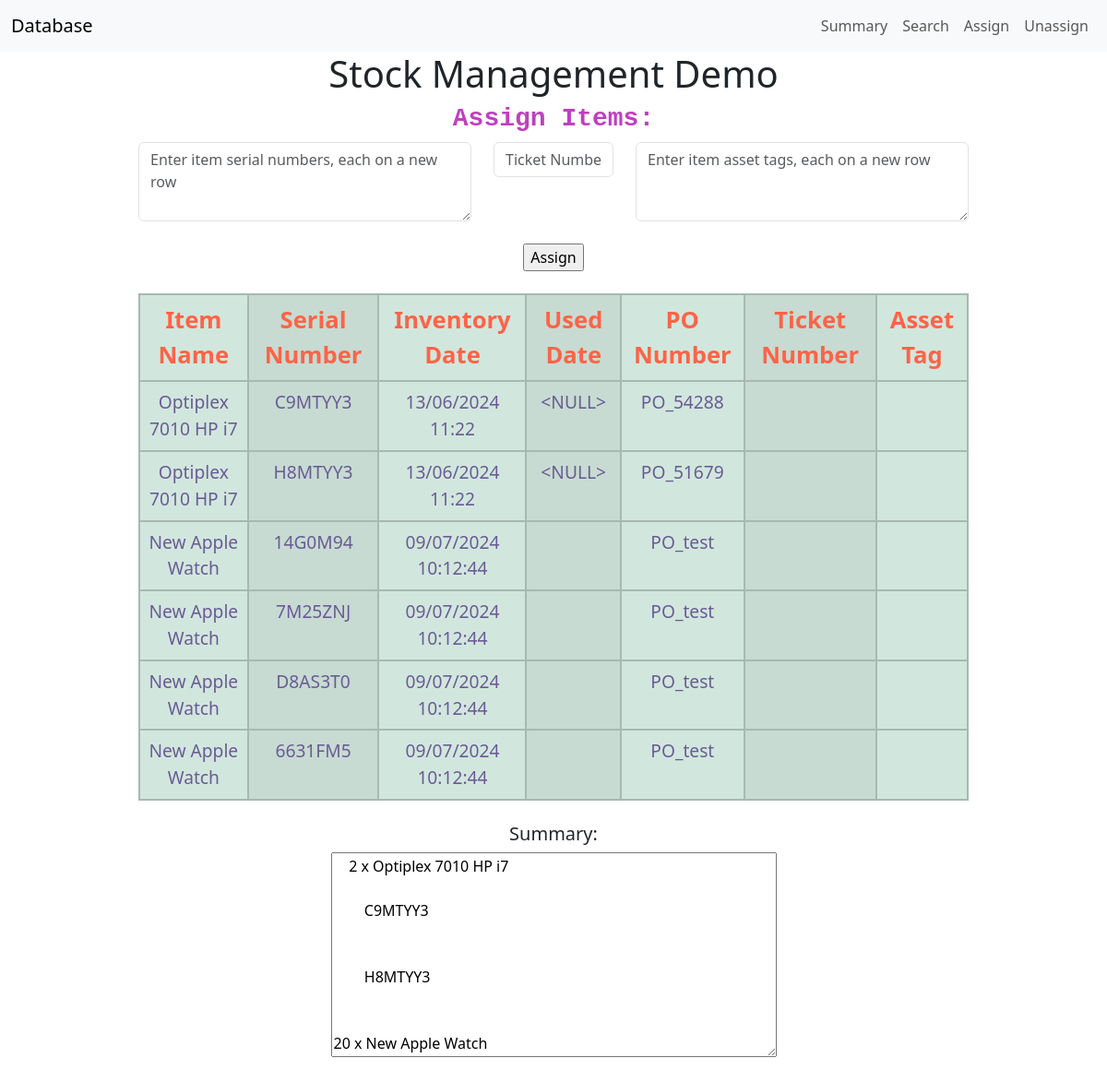
Screenshot of /assign with the database file from the repository.
### tables this page shows
CREATE TABLE Inventory (
    Item_Name VARCHAR(255) NOT NULL ,
    Serial_Num VARCHAR(255) PRIMARY KEY NOT NULL UNIQUE,
    Inventory_Date datetime NOT NULL,
    Used_Date datetime DEFAULT '',
    PO_Num VARCHAR(255),
    Ticket_Num VARCHAR(255) DEFAULT '',
    Asset_Tag VARCHAR(255) DEFAULT '' 
);

### app.py (the view, shortened to what this page needs)
@app.route('/assign', methods=['POST', 'GET'])
def assign():
    if request.method == "GET":
            return render_template('assign.html', data = fetch_all_data(), name = list_all_items(), summary = get_summary(fetch_all_data()))

### helper.py (called while the page is built)
def get_db_connection():
    conn = sqlite3.connect('database.db')
    return conn

def remove_header(data):
    if len(data) < 1:
        return data
    elif "Item_Name" in data[0][0]:
        return data[1:]
    else:
        return data

def fetch_all_data():
    conn = get_db_connection()
    data = conn.execute('SELECT * FROM Inventory').fetchall()
    conn.close()
    return remove_header(data)

def list_all_items():
    conn = get_db_connection()
    data = conn.execute('SELECT DISTINCT Item_Name FROM Inventory;').fetchall()
    conn.close()
    data = [x[0] for x in data if not "Item_Name" in x[0]]
    return remove_header(data)

def get_summary(data):
    if len(data) > 100 :
        return "N/A"
    count = {}
    dix = {}
    for row in data:
        name = row[0]
        serial = row[1]
        tag = row[-1]
        if name in dix:
            dix[name] += f"\r\n\r\n\t{serial}\r\n\t{tag}"
        else:
            dix[name] = f"\t{serial}\r\n\t{tag}"
        if name in count:
            count[name] += 1
        else:
            count[name] = 1
    txt = ""
    for row in count:
        txt += f"\r\n{count[row]} x {row}\r\n"
        txt += f"\r\n{dix[row]}\r\n"
    return txt[2:]

### templates/assign.html (shortened to what this page needs)
{% extends 'base.html'%}
{% block body%}
<form action="{{ url_for('assign') }}" method="POST">
    <center>
        <div style="margin: 5 auto; width:75%;">
            <h3 style="color:#BF40BF;font-size:16;font-family:'Courier New';"><strong>Assign Items:</strong></h3>
                <div class="row">
                    <div class="col"><textarea class="form-control" name="serial_num" rows="3" placeholder="Enter item serial numbers, each on a new row"></textarea></div>
                    <div class="col col-lg-2"><input type="text" class="form-control" placeholder="Ticket Number" name="ticket_num"></div>
                    <div class="col"><textarea class="form-control" name="asset_tag" rows="3" placeholder="Enter item asset tags, each on a new row"></textarea></div>
                </div>
                <br>
                <div class="row">
                    <div class="col">
                        <input type="submit" value="Assign">
                    </div>
                </div>
        </div>
    </center>
</form>
<br>
<center>
    <div style="width:75%;height:550px;overflow:auto;">
        <table class="table table-info table-striped-columns table-hover">
            <thead>
                <tr class="table-success">
                    <th class="table-success"><label style="color:tomato;font-size:160%;">Item Name</label></th>
                    <th class="table-success"><label style="color:tomato;font-size:160%;">Serial Number</label ></th>
                    <th class="table-success"><label style="color:tomato;font-size:160%;">Inventory Date</label ></th>
                    <th class="table-success"><label style="color:tomato;font-size:160%;">Used Date</label ></th>
                    <th class="table-success"><label style="color:tomato;font-size:160%;">PO Number</label ></th>
                    <th class="table-success"><label style="color:tomato;font-size:160%;">Ticket Number</label ></th>
                    <th class="table-success"><label style="color:tomato;font-size:160%;">Asset Tag</label ></th>
                </tr>
            </thead>
            <tbody>
                {%for row in data:%}
                    <tr class="table-success">
                        <td class="table-success"><label style="color:#6b5b95;font-size:120%;">{{row[0]}}</label></td>
                        <td class="table-success"><label style="color:#6b5b95;font-size:120%;">{{row[1]}}</label></td>
                        <td class="table-success"><label style="color:#6b5b95;font-size:120%;">{{row[2]}}</label></td>
                        <td class="table-success"><label style="color:#6b5b95;font-size:120%;">{{row[3]}}</label></td>
                        <td class="table-success"><label style="color:#6b5b95;font-size:120%;">{{row[4]}}</label></td>
                        <td class="table-success"><label style="color:#6b5b95;font-size:120%;">{{row[5]}}</label></td>
                        <td class="table-success"><label style="color:#6b5b95;font-size:120%;">{{row[6]}}</label></td>
                    </tr>
                {% endfor %}
            </tbody>
        </table>
    </div>
</center>
<br>
<center>
    <label><h5>Summary:</h5></label>
    <br>
    <textarea id="w3review" name="w3review" rows="9" cols="50">
    {{summary}}
    </textarea>
</center>
{% endblock%}

### templates/base.html (style rules this page uses)
table, th, td { text-align: center; padding: 12px; border:2px solid black; border-collapse: collapse; margin-left: auto; margin-right: auto; }

### rows the page displays
Inventory: Item_Name "Optiplex 7010 HP i7", Serial_Num "C9MTYY3", Inventory_Date "13/06/2024 11:22", Used_Date "<NULL>", PO_Num "PO_54288"
Inventory: Item_Name "Optiplex 7010 HP i7", Serial_Num "H8MTYY3", Inventory_Date "13/06/2024 11:22", Used_Date "<NULL>", PO_Num "PO_51679"
Inventory: Item_Name "New Apple Watch", Serial_Num "14G0M94", Inventory_Date "09/07/2024 10:12:44", PO_Num "PO_test"
Inventory: Item_Name "New Apple Watch", Serial_Num "7M25ZNJ", Inventory_Date "09/07/2024 10:12:44", PO_Num "PO_test"
Inventory: Item_Name "New Apple Watch", Serial_Num "D8AS3T0", Inventory_Date "09/07/2024 10:12:44", PO_Num "PO_test"
Inventory: Item_Name "New Apple Watch", Serial_Num "6631FM5", Inventory_Date "09/07/2024 10:12:44", PO_Num "PO_test"
